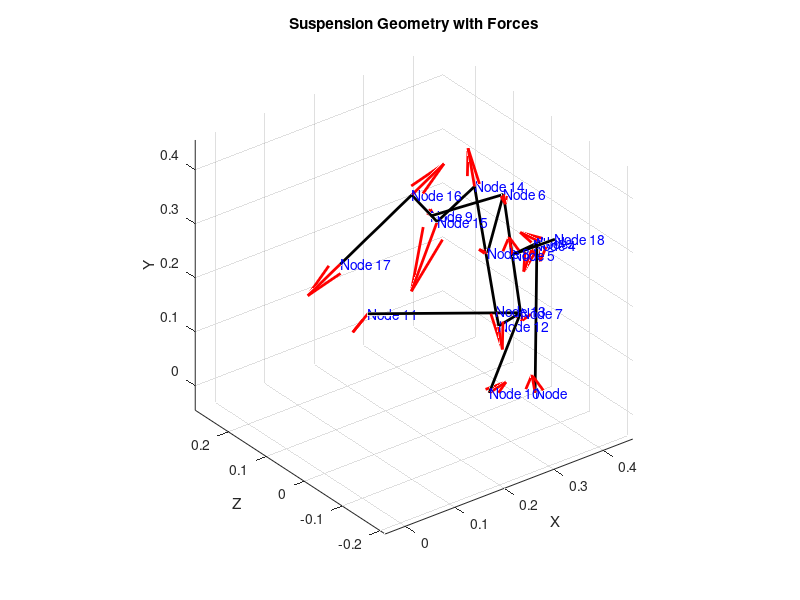

Recreate this plot in MATLAB.
% Define the node coordinates directly (replace these with your actual coordinates)
Hub_spacing = 0.007; % distance from center of wheel to hub bearings
Hub_xC = 0.425; % X value of hub
forces = [
    -1381.27,   2762.55,   -1381.27;
     1381.27,  -2762.55,    1381.27;
        0,     -311.7735,  2660.523344;
        0,    -3074.3235,  1279.253344;
    -1381.27,   2762.55,   -1381.27;
    -487.4922891,  -334.2022176,  -890.7303226;
    1921.344102,  -2427.341447,  2275.647074;
    -172.8221471,      0,   890.7303226;
     660.3144361,      0,   890.7303226;
    2565.905408,  -416.4461723,  1137.823537;
    -644.5613056, -2010.895275,  1137.823537;
        0,         0,         0;
     659.0317962, -3772.658309,     0;
    -659.0317962,  3772.658309,     0;
   -2603.752443,  -5522.299892,     0;
    3262.784239,   1749.641583,     0;
   -3262.784239,  -1749.641583,     0;
];
Steering_arm = [-0.02129228, 0.17693358, -0.13450333];
forces_swapped = forces;
forces_swapped(:, [2, 3]) = forces(:, [3, 2]); 
nodesRH = [
    [0.42592, -0.04531, 0];       % Node 1: Contact patch
    [Hub_xC, 0.23422, -0.005966]; % Node 2: Hub
    [Hub_xC + Hub_spacing, 0.23422, -0.005966]; % Node 3: Outer Hub
    [Hub_xC - Hub_spacing, 0.23422, -0.005966]; % Node 4: Inner Hub
    [0.37482, 0.23097, -0.00628]; % Node 5: Spindle to Upright
    [0.35213, 0.35372, -0.01282]; % Node 6: Upright to UCA
    [0.39662, 0.11313, 0];       % Node 7: Upright to LCA
    [0.27377, 0.300, -0.07282];  % Node 8: Rear UCA
    [0.27377, 0.300, 0.07718];   % Node 9: Front UCA
    [0.23498, 0.08000, -0.12800]; % Node 10: Rear LCA
    [0.23498, 0.08000, 0.19200];  % Node 11: Front LCA
    [0.35254, 0.10410, 0];       % Node 12: Shock Clevis LCA Bottom
    [0.34651, 0.13348, 0];       % Node 13: Shock Clevis LCA Top
    [0.30349, 0.37975, 0];       % Node 14: Bottom Bellcrank
    [0.22790, 0.34088, 0];       % Node 15: Middle Bellcrank
    [0.17648, 0.40856, 0];       % Node 16: Top Bellcrank
    [0.03162, 0.33088, 0];       % Node 17: Shock Clevis Chassis
    [0.37921 + Steering_arm(1), 0.15033 + Steering_arm(2), -0.00628+ Steering_arm(3)]
];


% Create an empty figure for visualization
figure;

% Hold the plot to keep adding the lines and arrows
hold on;

% Define the connections (pairs of nodes to connect with lines)
connections = [
    1, 2;
    2, 3;
    2, 4;
    4, 5;
    5, 6;
    5, 7;
    6, 8;
    6, 9;
    7, 10;
    7, 11;
    7, 12;
    12, 13;
    13, 14;
    14, 15;
    15, 16;
    16, 17;
    5, 18;
];

% Plot the lines connecting the nodes with switched y and z coordinates
for i = 1:size(connections, 1)
    node1 = nodesRH(connections(i, 1), :);  % Get coordinates of node 1
    node2 = nodesRH(connections(i, 2), :);  % Get coordinates of node 2
    
    % Swap y and z coordinates
    node1_swapped = [node1(1), node1(3), node1(2)];
    node2_swapped = [node2(1), node2(3), node2(2)];
    
    % Plot the line between the swapped coordinates
    plot3([node1_swapped(1), node2_swapped(1)], [node1_swapped(2), node2_swapped(2)], [node1_swapped(3), node2_swapped(3)], 'k-', 'LineWidth', 2);
end
scale = 0.00002; % Adjust scale for visualization

% Loop through each node and apply the respective force vector
for i = 1:size(forces_swapped, 1)
    node_coords = nodesRH(i, :);  % Get coordinates of the corresponding node
    force_vector = forces_swapped(i, :) * scale; % Scale forces for better visibility
    
    % Swap y and z coordinates for consistent visualization
    node_coords_swapped = [node_coords(1), node_coords(3), node_coords(2)];
    force_vector_swapped = [force_vector(1), force_vector(2), force_vector(3)];
    
    % Plot force arrows originating from the correct node
    quiver3(node_coords_swapped(1), node_coords_swapped(2), node_coords_swapped(3), ...
            force_vector_swapped(1), force_vector_swapped(2), force_vector_swapped(3), ...
            0, 'r', 'LineWidth', 2, 'MaxHeadSize', 0.5);
end


% Add labels for clarity, with switched y and z
for i = 1:size(nodesRH, 1)
    node_coords = nodesRH(i, :);  % Get coordinates of each node
    
    % Swap y and z coordinates
    node_coords_swapped = [node_coords(1), node_coords(3), node_coords(2)];
    
    % Add labels at the swapped coordinates
    text(node_coords_swapped(1), node_coords_swapped(2), node_coords_swapped(3), ['Node ', num2str(i)], 'Color', 'b');
end

% Set the axes and labels for better visualization
xlabel('X');
ylabel('Z');
zlabel('Y');
title('Suspension Geometry with Forces');

% Adjust the view for better perspective (set a 3D view angle)
view(3);
axis equal;
grid on;

% Release the plot hold
hold off;
